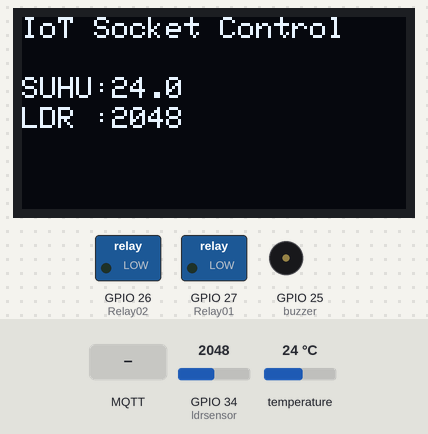
The sketch below on a simulated ESP32. Parts: 128×64 one-colour display, switched loads named in the sketch (green lamp = pin HIGH), buzzer (waves = sounding, pin HIGH). The test bench sets the inputs (shaded band); at power-on: temperature 24 °C, GPIO 34 (ldrsensor) = 2048. WiFi joins after 1.5 s; servers stay silent unless stated; no MQTT or app messages arrive unless stated; what the sketch prints to the serial monitor is not drawn.

Above: at 10.6 s.
10.7 s: temperature set to 37.3 °C
At 15.5 s:
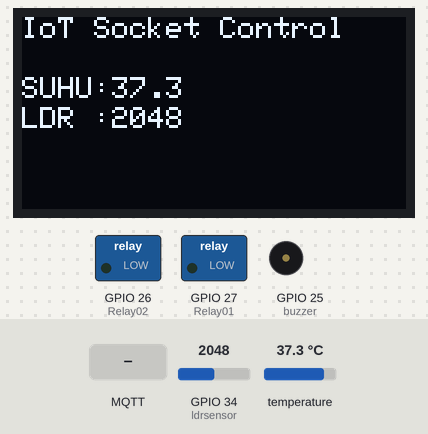
16.5 s: temperature set to 38.8 °C
At 21.3 s:
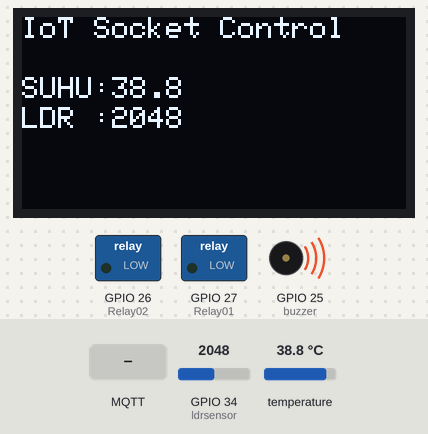
21.6 s: MQTT message "on" arrives on the first subscribed topic
At 23.0 s:
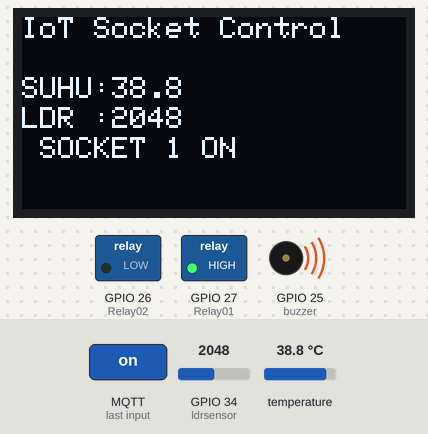
26.6 s: MQTT message "off" arrives on the first subscribed topic
At 27.9 s:
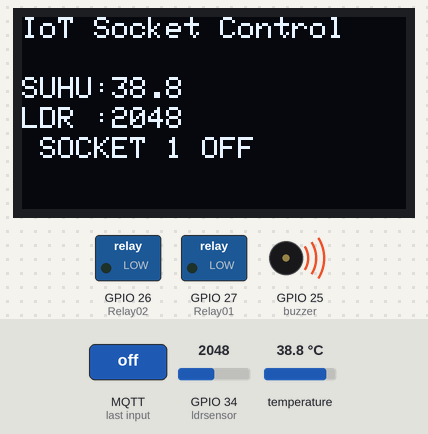
31.6 s: MQTT message "on" arrives on the first subscribed topic
At 35.6 s:
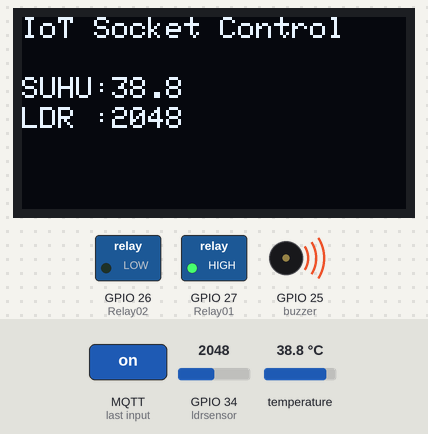
36.6 s: temperature set to 12 °C
At 40.7 s:
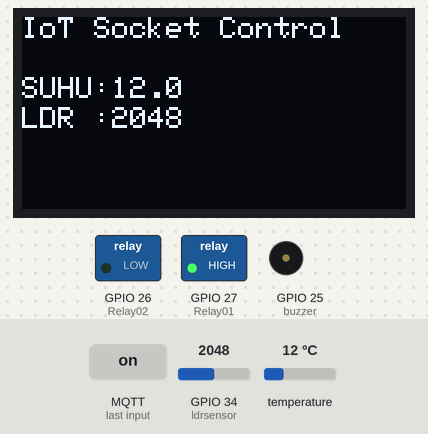
Timing chart, 0 to 42.2 s (numbered marks = the images above; inputs shaded):
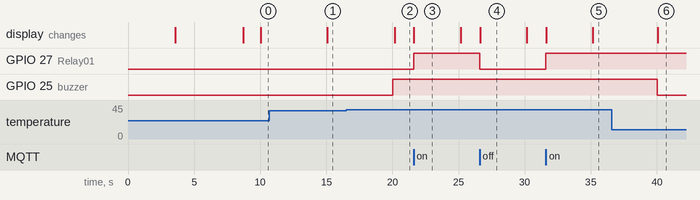

The sketch:

IoT_AzaSocketControl_OLED_V2_PSP.ino
```cpp
 #include <OneWire.h>
#include <DallasTemperature.h>
#include <SPI.h>
#include <Wire.h>
#include <WiFi.h>
#include <PubSubClient.h>
#include <Adafruit_GFX.h>
#include <Adafruit_SSD1306.h>

//-----associte pin number with sensor/actuator

//----ISTIHAR GPIO PIN ---------------------------------------------------------------------------------

//---=on board------
#define oneWireBus 4  //--SENSOR SUHU DS18B20
#define Relay01 27   //relay 1
#define Relay02 26   // relay 2
#define buzzer  25     // Buzzer
//--- device/sensor OFF board ------
#define FlowSensor  27
#define ldrsensor  34

#define SENSOR_PIN  15 // ESP32 pin GIOP21 connected to DS18B20 sensor's DQ pin
#define SCREEN_WIDTH 128 // OLED display width, in pixels
#define SCREEN_HEIGHT 64 // OLED display height, in pixels
//----------------------------------- end -------------------------------------------------------------


// Declaration for an SSD1306 display connected to I2C (SDA, SCL pins)
Adafruit_SSD1306 display(SCREEN_WIDTH, SCREEN_HEIGHT, &Wire, -1);

//----ISTIHAR SENSOR SUHU DS18B20 ---------------------------------------------------------------------

OneWire oneWire(oneWireBus);
DallasTemperature sensors(&oneWire);
//----------------------------------- end -------------------------------------------------------------


//---- PENETAPAN WIFI ---------------------------------------------------------------------------------
//------WIFI PTSB---
/*const char* ssid = "PTSB STAFF";
const char* password = ""; */

//------WIFI AZA---
/*const char* ssid = "Alias FredoX_2.4GHz@unifi";
const char* password = "0135335045"; */

//const char* ssid = "HaMa iPhone 13";
//const char* password = "1234556790";

//const char* ssid = "PSP Student";
//const char* password = "";

const char* ssid = "det";
const char* password = "12345678";

//const char* ssid = "BW_i-CITY_EXT";
//const char* password = "bw123456";

//const char* ssid = "Irsyad";
//const char* password = "irsyad9802";

//const char* ssid = "Pentadbiran@unifi";
//const char* password = "Pentadbiran@unifi";

//const char* ssid = "PTSB GUEST";
//const char* password = "";

WiFiClient espClient;
PubSubClient client(espClient); //MQTT
const char* mqtt_server = "broker.hivemq.com";

//----------------------------------- end -------------------------------------------------------------

//---- PEMBOLEHUBAH DATA---------------------------------------------------------------------------------
float sensorAnalog1;
float sensorAnalog2;
float temperatureC;
char varPotString[8];
float dataMoisture;
long lastMsg = 0;
char msg[50];
int value = 0;
//----------------------------------- end -------------------------------------------------------------


void setup() {

  pinMode (Relay01,OUTPUT);
  pinMode (Relay02,OUTPUT);
  pinMode (buzzer,OUTPUT);

Serial.begin(115200);

    if(!display.begin(SSD1306_SWITCHCAPVCC, 0x3C)) { // Address 0x3D for 128x64
    Serial.println(F("SSD1306 allocation failed"));
    for(;;);
  }

  delay(2000);
  display.clearDisplay();

  sensors.begin();

  setup_wifi();
  client.setServer(mqtt_server, 1883);
  client.setCallback(callback);
  delay(100);

 display.clearDisplay();
  display.setTextSize(1);
  display.setTextColor(WHITE);
   display.setCursor(0,0);
  display.println("IoT Socket Control");
//  display.setCursor(40, 20);
  display.display();
  delay(500);

}

void loop() {
if (!client.connected()) {
    reconnect();
  }
  client.loop();

  long now = millis();

  if (now - lastMsg > 5000) {
    lastMsg = now;

//-------------------------------------------------------------------------------
//                     -------------------suhu --------------------------

    sensors.requestTemperatures();
    temperatureC = sensors.getTempCByIndex(0);

    Serial.println("-----------------URBAN FARMING ------------------");
    Serial.print(temperatureC);
    Serial.println(" ºC");
   // displayOled();


    if ((temperatureC >23) && (temperatureC < 28) ){
       Serial.println("Suhu Normal");
       client.publish("socketaza/suhu/status", "Suhu Normal");
       digitalWrite(buzzer,LOW);
    }

    else if ((temperatureC >29) && (temperatureC < 38) ){
       Serial.println("Suhu Naik");
       client.publish("socketaza/suhu/status", "Amaran Suhu NaiK");
       digitalWrite(buzzer,LOW);
    }

    else if (temperatureC >38){
       Serial.println("Suhu PANAS");
       client.publish("socketaza/suhu/status", "Suhu PANAS");
     //  bot.sendMessage(CHAT_ID, "SUHU Panas..!", "");
       digitalWrite(buzzer,HIGH);
       delay(100);
    }
    else if (temperatureC <23) {
       Serial.println("Suhu MENURUN");
       client.publish("socketaza/suhu/status", "Suhu MENURUN");
    //   bot.sendMessage(CHAT_ID, "SUHU menurun..!", "");
       digitalWrite(buzzer,LOW);
    }
    else
    {
      digitalWrite(buzzer,LOW);
    }

    varPotString[8];
    dtostrf(temperatureC, 1, 1, varPotString);
    Serial.print("Analog suhu: ");
    Serial.println(varPotString);
    client.publish("socketaza/suhu", varPotString);

//---------------------------------------------------end --------------------------
//-------------------------------------------------------------------------------


//----------- Sensor Moisture ----------------------------------

int dataLDR = analogRead(ldrsensor);
    Serial.print("LDR Value : ");
    Serial.println(dataLDR);


    // Convert the value to a char array
    char varPotString[8];
    dtostrf(dataLDR, 1, 2, varPotString);
    Serial.print("Analog LDR sensor: ");
    Serial.println(varPotString);
    client.publish("socketaza/ldr", varPotString);

//----------- Sensor Data Readibg here ----------------------------------

   // Put your coding here

//-------------------end ------------------------------------------------
    display.clearDisplay();
    display.setCursor(0,0);
    display.println("IoT Socket Control");
    display.setTextSize(1);
    display.setTextColor(WHITE,BLACK);
    display.setCursor(0,20);
    display.print("SUHU:");
    display.print(temperatureC,1);
  //  display.setTextColor(WHITE,BLACK);
    display.setCursor(0,30);
    display.print("LDR :");
    display.print(dataLDR);
    display.display();

 }
}
```

wifiFunction.ino
```cpp
void setup_wifi() {
  delay(10);
  Serial.println();
  Serial.print("Connecting to ");
  Serial.println(ssid);


  WiFi.begin(ssid, password);

  while (WiFi.status() != WL_CONNECTED) {
    delay(500);
    Serial.print(".");
  }

  Serial.println("");
  Serial.println("WiFi connected");
  Serial.println("IP address: ");
  Serial.println(WiFi.localIP());

  display.setTextColor(WHITE,BLACK);
  display.setCursor(0,10);
  display.print("WiFi connected");
  display.setCursor(0,20);
  display.print(WiFi.localIP());
   display.display();
  delay(5000);
}

void callback(char* topic, byte* message, unsigned int length) {
  Serial.print("Message arrived on topic: ");
  Serial.print(topic);
  Serial.print(". Message: ");
  String messageTemp;

  for (int i = 0; i < length; i++) {
    Serial.print((char)message[i]);
    messageTemp += (char)message[i];
  }
  Serial.println();

  // add more if statements to control more GPIOs with MQTT

  // If a message is received on the topic esp32/output, you check if the message is either "on" or "off".
  if (String(topic) == "socketaza/relay1") {
    Serial.print("Changing output to ");
    if(messageTemp == "on"){
      Serial.println("on");
      digitalWrite(Relay01,HIGH);
      client.publish("socketaza/relay1/status", "RELAY 1 ON");
      display.setCursor(0,40);
      display.print(" SOCKET 1 ON ");
      display.display();

    }
    else if(messageTemp == "off"){
      Serial.println("off");
      digitalWrite(Relay01,LOW);
      client.publish("kebun/socket1/status", "RELAY 1 OFF");
      display.setCursor(0,40);
      display.print(" SOCKET 1 OFF");
      display.display();
    }
  }

 if (String(topic) == "socketaza/relay2") {
    Serial.print("Changing output to ");
    if(messageTemp == "on"){
      Serial.println("on");
      digitalWrite(Relay02,HIGH);
      client.publish("kebun/socket2/status", "RELAY 2 ON");
    }
    else if(messageTemp == "off"){
      Serial.println("off");
      digitalWrite(Relay02,LOW);
       client.publish("socketaza/relay2/status", "RELAY 2 OFF");
    }
  }

   if (String(topic) == "socketaza/buzzer") {
    Serial.print("Changing output to ");
    if(messageTemp == "on"){
      Serial.println("on");
      digitalWrite(buzzer,HIGH);
      client.publish("kebun/socket2/status", "RELAY 2 ON");
    }
    else if(messageTemp == "off"){
      Serial.println("off");
      digitalWrite(buzzer,LOW);
       client.publish("socketaza/relay2/status", "RELAY 2 OFF");
    }
  }

}

void reconnect() {
  // Loop until we're reconnected
  while (!client.connected()) {
    Serial.print("Attempting MQTT connection...");
    // Attempt to connect
    if (client.connect("IoTSocketControlAza00twfsgwrte35")) {
      Serial.println("connected");
      // Subscribe
      client.subscribe("socketaza/relay1");
      client.subscribe("socketaza/relay2");
      client.subscribe("socketaza/buzzer");
    } else {
      Serial.print("failed, rc=");
      Serial.print(client.state());
      Serial.println(" try again in 5 seconds");
      // Wait 5 seconds before retrying
      delay(5000);
    }
  }
}
```

Measured:
- the behaviour switches between 38 and 38.1 °C on temperature (found by bisection; images 1 and 2)
- after the input at 10.7 s, the display: changes after 4.4 s (image 1)
- after the input at 16.5 s, GPIO 25 (buzzer): LOW → HIGH after 3.5 s; the display: changes after 3.7 s (image 2)
- after the input at 21.6 s, GPIO 27 (Relay01): LOW → HIGH at once; the display: changes at once (image 3)
- after the input at 26.6 s, GPIO 27 (Relay01): HIGH → LOW at once; the display: changes at once (image 4)
- after the input at 31.6 s, GPIO 27 (Relay01): LOW → HIGH at once; the display: first changes at once (image 5 shows a later state)
- after the input at 36.6 s, GPIO 25 (buzzer): HIGH → LOW after 3.4 s; the display: changes after 3.5 s (image 6)
